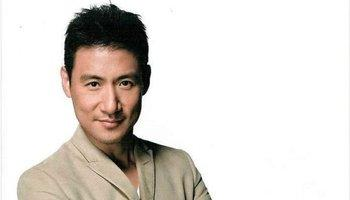
#> input picture resources/image/12.jpg, 350 x 200 px
$ python '5.3.3 createFace.py'
#> lines starting #> are read from the running program, lines starting #| are printed output that depends on the picture; after the words box and inside, x2 and y2 are one past the last pixel; in counts of white or black regions, pixels touching at a corner belong together
import cv2

# 将识别出来的人脸保存在库中
def generate():
    face_cascade = cv2.CascadeClassifier("../../cascades/haarcascade_frontalface_default.xml")

    img = cv2.imread("../../../../resources/image/12.jpg")
#> img is the input picture: shape (200, 350, 3); mean B, G, R 212.1, 217, 222.4
    gray = cv2.cvtColor(img, cv2.COLOR_BGR2GRAY)
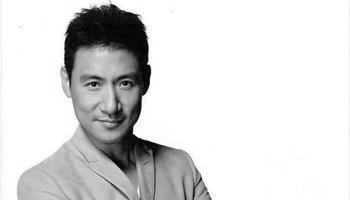
#> gray: shape (200, 350); min 0, max 255, mean 218.1

    face = face_cascade.detectMultiScale(gray, 1.3, 5)
#> face = [[62, 47, 94, 94]]
    # 人脸数目
    count = 0
    for (x, y, w, h) in face:
        cv2.rectangle(img, (x, y), (x + w, y + h), (0, 255, 0), 2)
        # 将识别出来的人脸保存在人脸库当中
        f = cv2.resize(gray[y:y+h, x:x+w], (200, 200))
        cv2.imwrite("../../../../resources/face/%s.jpg" % str(count), f)
        count += 1
#> this loop made 1 pass
#> (x, y, w, h, count) on pass 1: (62, 47, 94, 94, 1)
#> pass 1, in generate, `f = cv2.resize(gray[y:y+h, x:x+w], (200, 200))`:
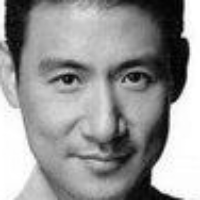
#> f: shape (200, 200); min 0, max 255, mean 150.1
#> after the loop:
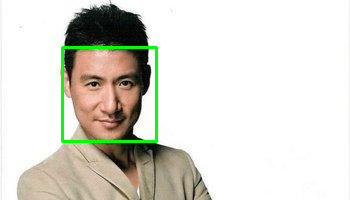
#> img: shape (200, 350, 3); 1.61% of pixels changed, all inside (x1, y1, x2, y2) = (61, 46, 158, 143)
#> after the loop, count = 1

if __name__ == "__main__":
    generate()
